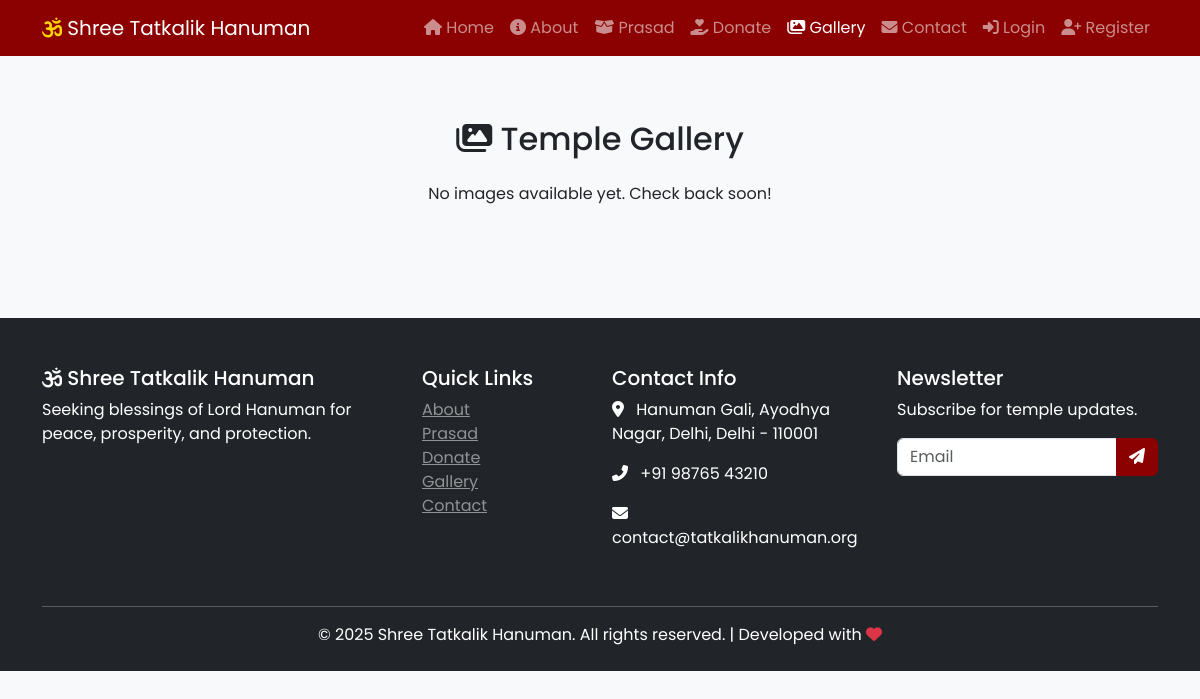
The page /gallery on the database its author committed.
### app.py (models this page shows)
class SiteSettings(db.Model):
    id = db.Column(db.Integer, primary_key=True)
    about_visible = db.Column(db.Boolean, default=True)
    prasad_visible = db.Column(db.Boolean, default=True)
    donation_visible = db.Column(db.Boolean, default=True)
    gallery_visible = db.Column(db.Boolean, default=True)
    contact_visible = db.Column(db.Boolean, default=True)
    phone_primary = db.Column(db.String(20), default='+91 98765 43210')
    phone_secondary = db.Column(db.String(20), default='')
    email_primary = db.Column(db.String(120), default='contact@tatkalikhanuman.org')
    email_secondary = db.Column(db.String(120), default='')
    address_line1 = db.Column(db.String(200), default='Hanuman Gali')
    address_line2 = db.Column(db.String(200), default='Ayodhya Nagar')
    city = db.Column(db.String(100), default='Delhi')
    state = db.Column(db.String(100), default='Delhi')
    pincode = db.Column(db.String(10), default='110001')
    google_maps_embed = db.Column(db.Text, default='')
    upi_id = db.Column(db.String(100), default='temple@ybl')
    upi_qr_filename = db.Column(db.String(200), default='')
    bank_name = db.Column(db.String(100), default='State Bank of India')
    bank_account_name = db.Column(db.String(200), default='Shree Tatkalik Hanuman Trust')
    bank_account_number = db.Column(db.String(50), default='123456789012')
    bank_ifsc = db.Column(db.String(20), default='SBIN0001234')
    bank_branch = db.Column(db.String(100), default='Main Branch')
    facebook_url = db.Column(db.String(200), default='#')
    instagram_url = db.Column(db.String(200), default='#')
    youtube_url = db.Column(db.String(200), default='#')
    twitter_url = db.Column(db.String(200), default='')
    morning_open = db.Column(db.String(10), default='06:00')
    morning_close = db.Column(db.String(10), default='12:00')
    evening_open = db.Column(db.String(10), default='16:00')
    evening_close = db.Column(db.String(10), default='21:00')
    mangala_aarti = db.Column(db.String(10), default='06:30')
    bhog_aarti = db.Column(db.String(10), default='12:30')
    sandhya_aarti = db.Column(db.String(10), default='19:00')
    shayan_aarti = db.Column(db.String(10), default='21:00')
    updated_at = db.Column(db.DateTime, default=lambda: datetime.now(timezone.utc), onupdate=lambda: datetime.now(timezone.utc))
    @staticmethod
    def get_settings():
        settings = SiteSettings.query.first()
        if not settings:
            settings = SiteSettings()
            db.session.add(settings)
            db.session.commit()
        return settings

### app.py (the view)
@app.route('/gallery')
@page_visible('gallery')
def gallery():
    images = GalleryImage.query.order_by(GalleryImage.uploaded_at.desc()).all()
    return render_template('gallery.html', images=images)

### app.py (called while the page is built)
def page_visible(page_name):
    def decorator(f):
        @wraps(f)
        def decorated_function(*args, **kwargs):
            settings = SiteSettings.get_settings()
            if not getattr(settings, f'{page_name}_visible', True):
                flash('This page is currently unavailable.', 'warning')
                return redirect(url_for('home'))
            return f(*args, **kwargs)
        return decorated_function
    return decorator

@app.context_processor
def inject_globals():
    try:
        settings = SiteSettings.get_settings()
    except:
        settings = None
    return {
        'settings': settings,
        'get_today_darshan': DailyDarshan.get_today_darshan,
        'now': lambda: datetime.now(timezone.utc)
    }

### templates/gallery.html (shortened to what this page needs)
{% extends "base.html" %}
{% block content %}
<div class="container py-5">
    <h2 class="text-center mb-4"><i class="fas fa-images"></i> Temple Gallery</h2>
    <div class="row g-4">
        {% for image in images %}
        <div class="col-md-4 col-lg-3">
            <div class="card gallery-card h-100 shadow-sm">
                <img src="{{ url_for('uploaded_file', filename=image.filename) }}" class="card-img-top gallery-img" style="height:200px; object-fit:cover; cursor:pointer;" data-bs-toggle="modal" data-bs-target="#lightboxModal" data-src="{{ url_for('uploaded_file', filename=image.filename) }}" data-title="{{ image.title }}" data-desc="{{ image.description }}">
                <div class="card-body">
                    <h6 class="card-title">{{ image.title }}</h6>
                    <p class="card-text small text-muted">{{ image.description[:50] }}...</p>
                </div>
            </div>
        </div>
        {% else %}
        <div class="col-12 text-center">
            <p>No images available yet. Check back soon!</p>
        </div>
        {% endfor %}
    </div>
</div>
{% endblock %}

### templates/base.html (shortened to what this page needs)
<!DOCTYPE html>
<html lang="en">
<head>
    <link href="https://cdn.jsdelivr.net/npm/bootstrap@5.3.0/dist/css/bootstrap.min.css" rel="stylesheet">
    <link rel="stylesheet" href="https://cdnjs.cloudflare.com/ajax/libs/font-awesome/6.4.0/css/all.min.css">
    <link rel="stylesheet" href="{{ url_for('static', filename='css/style.css') }}">
    <link rel="stylesheet" href="{{ url_for('static', filename='css/preloader.css') }}">
</head>
<body>
    <nav class="navbar navbar-expand-lg navbar-dark bg-maroon sticky-top">
        <div class="container">
            <a class="navbar-brand" href="{{ url_for('home') }}">
                <i class="fas fa-om"></i> Shree Tatkalik Hanuman
            </a>
            <div class="collapse navbar-collapse" id="navbarNav">
                <ul class="navbar-nav ms-auto">
                    <li class="nav-item"><a class="nav-link {% if request.endpoint == 'home' %}active{% endif %}" href="{{ url_for('home') }}"><i class="fas fa-home"></i> Home</a></li>
                    {% if settings.about_visible %}
                    <li class="nav-item"><a class="nav-link {% if request.endpoint == 'about' %}active{% endif %}" href="{{ url_for('about') }}"><i class="fas fa-info-circle"></i> About</a></li>
                    {% endif %}
                    {% if settings.prasad_visible %}
                    <li class="nav-item"><a class="nav-link {% if request.endpoint == 'prasad_booking' %}active{% endif %}" href="{{ url_for('prasad_booking') }}"><i class="fas fa-box-open"></i> Prasad</a></li>
                    {% endif %}
                    {% if settings.donation_visible %}
                    <li class="nav-item"><a class="nav-link {% if request.endpoint == 'donation' %}active{% endif %}" href="{{ url_for('donation') }}"><i class="fas fa-hand-holding-heart"></i> Donate</a></li>
                    {% endif %}
                    {% if settings.gallery_visible %}
                    <li class="nav-item"><a class="nav-link {% if request.endpoint == 'gallery' %}active{% endif %}" href="{{ url_for('gallery') }}"><i class="fas fa-images"></i> Gallery</a></li>
                    {% endif %}
                    {% if settings.contact_visible %}
                    <li class="nav-item"><a class="nav-link {% if request.endpoint == 'contact' %}active{% endif %}" href="{{ url_for('contact') }}"><i class="fas fa-envelope"></i> Contact</a></li>
                    {% endif %}
                    {% if current_user.is_authenticated %}
                        {% if current_user.is_admin %}
                        <li class="nav-item dropdown">
                            <a class="nav-link dropdown-toggle" href="#" role="button" data-bs-toggle="dropdown"><i class="fas fa-user-shield"></i> Admin</a>
                            <ul class="dropdown-menu dropdown-menu-end">
                                <li><a class="dropdown-item" href="{{ url_for('admin_dashboard') }}"><i class="fas fa-tachometer-alt"></i> Dashboard</a></li>
                                <li><a class="dropdown-item" href="{{ url_for('admin_gallery') }}"><i class="fas fa-images"></i> Gallery</a></li>
                                <li><a class="dropdown-item" href="{{ url_for('admin_bookings') }}"><i class="fas fa-calendar-check"></i> Bookings</a></li>
                                <li><a class="dropdown-item" href="{{ url_for('admin_donations') }}"><i class="fas fa-donate"></i> Donations</a></li>
                                <li><a class="dropdown-item" href="{{ url_for('admin_users') }}"><i class="fas fa-users-cog"></i> Users</a></li>
                                <li><a class="dropdown-item" href="{{ url_for('admin_contacts') }}"><i class="fas fa-message"></i> Messages</a></li>
                                <li><a class="dropdown-item" href="{{ url_for('admin_settings') }}"><i class="fas fa-cog"></i> Settings</a></li>
                                <li><hr class="dropdown-divider"></li>
                                <li><a class="dropdown-item" href="{{ url_for('logout') }}"><i class="fas fa-sign-out-alt"></i> Logout</a></li>
                            </ul>
                        </li>
                        {% else %}
                        <li class="nav-item dropdown">
                            <a class="nav-link dropdown-toggle" href="#" role="button" data-bs-toggle="dropdown">
                                <i class="fas fa-user-circle"></i> {{ current_user.username }}
                            </a>
                            <ul class="dropdown-menu dropdown-menu-end">
                                <li><a class="dropdown-item" href="{{ url_for('user_dashboard') }}"><i class="fas fa-tachometer-alt"></i> Dashboard</a></li>
                                <li><a class="dropdown-item" href="{{ url_for('profile') }}"><i class="fas fa-user-edit"></i> Profile</a></li>
                                <li><hr class="dropdown-divider"></li>
                                <li><a class="dropdown-item" href="{{ url_for('logout') }}"><i class="fas fa-sign-out-alt"></i> Logout</a></li>
                            </ul>
                        </li>
                        {% endif %}
                    {% else %}
                        <li class="nav-item"><a class="nav-link" href="{{ url_for('user_login') }}"><i class="fas fa-sign-in-alt"></i> Login</a></li>
                        <li class="nav-item"><a class="nav-link" href="{{ url_for('register') }}"><i class="fas fa-user-plus"></i> Register</a></li>
                    {% endif %}
                </ul>
            </div>
        </div>
    </nav>
    <main>
        {% block content %}{% endblock %}
    </main>
    {% block footer %}
    <footer class="bg-dark text-white pt-5 pb-4 mt-5">
        <div class="container">
            <div class="row">
                <div class="col-md-4 mb-4">
                    <h5><i class="fas fa-om"></i> Shree Tatkalik Hanuman</h5>
                    <p>Seeking blessings of Lord Hanuman for peace, prosperity, and protection.</p>
                </div>
                <div class="col-md-2 mb-4">
                    <h5>Quick Links</h5>
                    <ul class="list-unstyled">
                        {% if settings.about_visible %}<li><a href="{{ url_for('about') }}" class="text-white-50">About</a></li>{% endif %}
                        {% if settings.prasad_visible %}<li><a href="{{ url_for('prasad_booking') }}" class="text-white-50">Prasad</a></li>{% endif %}
                        {% if settings.donation_visible %}<li><a href="{{ url_for('donation') }}" class="text-white-50">Donate</a></li>{% endif %}
                        {% if settings.gallery_visible %}<li><a href="{{ url_for('gallery') }}" class="text-white-50">Gallery</a></li>{% endif %}
                        {% if settings.contact_visible %}<li><a href="{{ url_for('contact') }}" class="text-white-50">Contact</a></li>{% endif %}
                    </ul>
                </div>
                <div class="col-md-3 mb-4">
                    <h5>Contact Info</h5>
                    <p><i class="fas fa-map-marker-alt me-2"></i>
                        {{ settings.address_line1 }}{% if settings.address_line2 %}, {{ settings.address_line2 }}{% endif %},
                        {{ settings.city }}, {{ settings.state }} - {{ settings.pincode }}
                    </p>
                    <p><i class="fas fa-phone-alt me-2"></i> {{ settings.phone_primary }}</p>
                    <p><i class="fas fa-envelope me-2"></i> {{ settings.email_primary }}</p>
                </div>
                <div class="col-md-3 mb-4">
                    <h5>Newsletter</h5>
                    <p>Subscribe for temple updates.</p>
                    <div class="input-group">
                        <input type="email" class="form-control" placeholder="Email">
                        <button class="btn btn-primary" type="button"><i class="fas fa-paper-plane"></i></button>
                    </div>
                </div>
            </div>
            <hr class="bg-secondary">
            <div class="text-center">
                <p class="mb-0">&copy; 2025 Shree Tatkalik Hanuman. All rights reserved. | Developed with <i class="fas fa-heart text-danger"></i></p>
            </div>
        </div>
    </footer>
    {% endblock %}
</body>
</html>

### static/css/style.css (style rules this page uses)
body { font-family: 'Poppins', sans-serif; background-color: #f8f9fa; }
.bg-maroon { background-color: #8B0000 !important; }
.navbar-brand i { color: #ffd700; }
.btn-primary { background-color: #8B0000; border-color: #8B0000; }

### rows shown on the page
SiteSettings: address_line1 "Hanuman Gali", address_line2 "Ayodhya Nagar", city "Delhi", state "Delhi", pincode "110001", phone_primary "+91 98765 43210", email_primary "contact@tatkalikhanuman.org"
